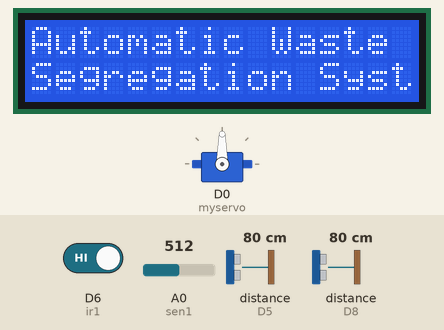
Simulated run of this sketch. Board: ESP8266 (NodeMCU). On the bench: 16×2 character LCD, servo. Wiring (inferred from the names in the program): 2 × ultrasonic range finder: trigger D4, echo D5 / trigger D7, echo D8. The inputs (shaded band) are chosen by the test bench; at power-on: D6 (ir1) HIGH, A0 (sen1) = 512, distance to the obstacle (sensors on D5, D8) 80 cm. The echo pulse lasts 58.3 µs per cm; WiFi joins after 1.5 s; servers stay silent unless stated; what the sketch prints to the serial monitor is not drawn.

Above: at 1.2 s.
At 5.6 s:
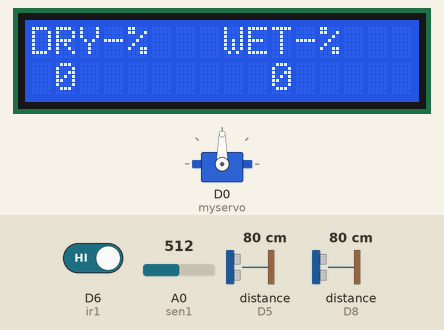
5.7 s: D6 (ir1) driven LOW
At 7.1 s:
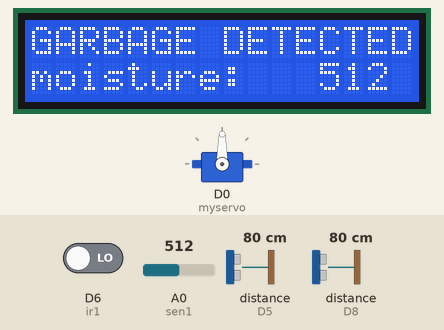
14.2 s: A0 (sen1) set to 53
At 16.9 s:
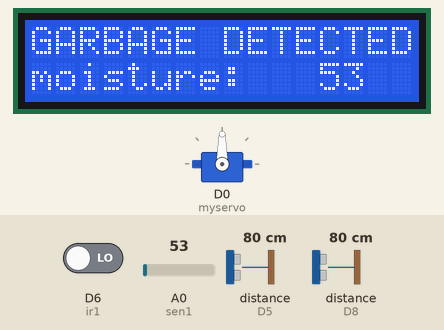
18.6 s: A0 (sen1) set to 46
Timing chart, 0 to 24.7 s (numbered marks = the images above; inputs shaded):
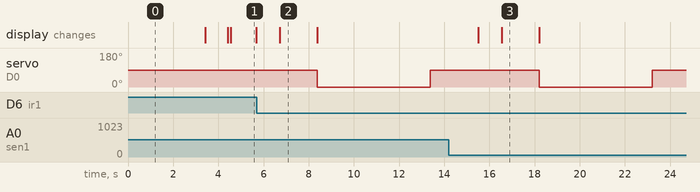

The sketch:

Waste_Seg_System_completed_code.ino
```cpp
#include <LiquidCrystal_I2C.h>
#define BLYNK_PRINT Serial
#include <ESP8266WiFi.h>
#include <BlynkSimpleEsp8266.h>
char auth[] = "MM5rB5yKr2DYsn7g_QEZjqsRda45Yk7z";//Enter your Auth token
char ssid[] = "Varsha Patel";//Enter your WIFI name
char pass[] = "varsha patel";//Enter your WIFI password
BlynkTimer timer;
#include <Wire.h>
#include <LiquidCrystal_I2C.h>

// Set the LCD address to 0x27 for a 16 chars and 2 line display
LiquidCrystal_I2C lcd(0x27, 16, 2);

#include <Servo.h>

#define ir1 D6
#define sen1 A0 //moisture
//#define buzzer 2
#define trigPin1 D4
#define echoPin1 D5
#define trigPin2 D7
#define echoPin2 D8

long drysensor, wetsensor;
// defines variables
long duration1, duration2; // variable for the duration of sound wave travel
int distance1;
int distance2; // variable for the distance measurement
int level1=0;
int level2=0;
int mc;
int onetime=0;
int onetime1=0;
int wet=0,moisture=0,object=0,cabin2=0,c1=0,c2=0;
Servo myservo;

void setup()
{
  Serial.begin (9600);
  lcd.init();// initialize the LCD
  lcd.clear();
  lcd.backlight();// Turn on the blacklight and print a message.
  lcd.setCursor(0,0);
  lcd.print("Automatic Waste");
  lcd.setCursor(0,1);
  lcd.print("Segregation System");
  delay(1000);
  pinMode(ir1,INPUT);
  pinMode(sen1,INPUT);
  //pinMode(buzzer,OUTPUT);
  pinMode(trigPin1, OUTPUT);
  pinMode(echoPin1, INPUT);
  pinMode(trigPin2, OUTPUT);
  pinMode(echoPin2, INPUT);
  myservo.attach(D0);
  myservo.write(90);
  Blynk.begin(auth, ssid, pass, "blynk.cloud", 80);
  delay(500);
  lcd.clear();
  lcd.print("Sensing Garbage");
  delay(1000);
  lcd.clear();

  //Call the functions
  timer.setInterval(100L, dryultasonicsensor);
  timer.setInterval(100L, wetultasonicsensor);

}

void loop()
{
  Blynk.run();
  timer.run();
  moisture=analogRead(sen1);
 //Serial.print("moisture = ");
  //Serial.println(moisture);
  delay(100);
  lcd.clear();
  lcd.setCursor(0,0);
  lcd.print("DRY-%   WET-%");
  lcd.setCursor(1,1);
  lcd.print(level1);
  lcd.setCursor(10,1);
  lcd.print(level2);
  delay(1000);

  object=digitalRead(ir1);
  moisture=analogRead(sen1);
  if(object==LOW)
  {
    lcd.clear();
    moisture=analogRead(sen1);
    lcd.setCursor(0,0);
    lcd.print("GARBAGE DETECTED");
    lcd.setCursor(0,1);
    lcd.print("moisture: ");
    lcd.setCursor(12,1);
    lcd.print(moisture);
    //digitalWrite(buzzer, HIGH);
    delay(150);
    //digitalWrite(buzzer, LOW);
    delay(1000);
    moisture=analogRead(sen1);
    delay(500);
    if(moisture>=50)
    {
      lcd.clear();
      lcd.setCursor(0,0);
      lcd.print("WET GARBAGE");
      myservo.write(0);
      delay(5000);
      myservo.write(90);
      delay(2000);
      Serial.print("wet");
    }
    else if(moisture<40)
    {
      lcd.clear();
      lcd.setCursor(0,0);
      lcd.print("DRY GARBAGE");
      myservo.write(180);
      delay(5000);
      myservo.write(90);
      delay(2000);
      Serial.print("dry");
      lcd.clear();
    }
  }
}

void dryultasonicsensor()
{
  digitalWrite(trigPin1, LOW); // Clears the trigPin condition
  delayMicroseconds(2);

  digitalWrite(trigPin1, HIGH); // Sets the trigPin HIGH (ACTIVE) for 10 microseconds
  delayMicroseconds(100);
  digitalWrite(trigPin1, LOW);

  duration1 = pulseIn(echoPin1, HIGH); // Reads the echoPin, returns the sound wave travel time in microseconds

  distance1 = duration1 / 29 / 2; // Speed of sound wave divided by 2 (go and back) // Calculating the distance
  level1 = 100-(distance1*100/18);
  Blynk.virtualWrite(V4, level1);

}


void wetultasonicsensor()
{
  digitalWrite(trigPin2, LOW); // Clears the trigPin condition
  delayMicroseconds(2);

  digitalWrite(trigPin2, HIGH); // Sets the trigPin HIGH (ACTIVE) for 10 microseconds
  delayMicroseconds(100);
  digitalWrite(trigPin2, LOW);

  duration2 = pulseIn(echoPin2, HIGH); // Reads the echoPin, returns the sound wave travel time in microseconds

  distance2 = duration2 / 29/ 2; // Speed of sound wave divided by 2 (go and back) // Calculating the distance
  level2 = 100-(distance2*100/18);
  Blynk.virtualWrite(V5, level2);
}
```

Measured:
- after the input at 5.7 s, servo on D0 (myservo): 90° → 0° after 2.7 s, → 90° 5.0 s later; the display: changes after 1.0 s (image 2)
- what the display in image 1 shows lasts 1.2 s, from 4.5 s to 5.7 s
- what the display in image 2 shows lasts 1.7 s, from 6.7 s to 8.4 s
